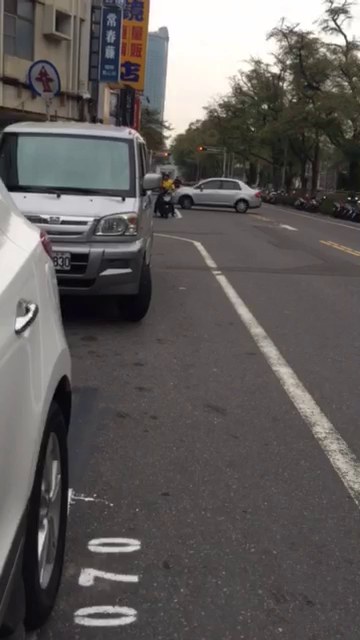
//> input picture frame 31 of Moto_detection/motofilm3.mp4, 360 x 640 px
$ ./Source   (built with g++ and OpenCV 4)
//> lines starting //> are read from the running program, lines starting //| are printed output that depends on the picture; after the words box and inside, x2 and y2 are one past the last pixel; in counts of white or black regions, pixels touching at a corner belong together
### Moto_detection/moto_Detection.h
#include "opencv2/objdetect/objdetect.hpp"
#include "opencv2/highgui/highgui.hpp"
#include "opencv2/imgproc/imgproc.hpp"
#include "opencv2/video/tracking.hpp"
#include "opencv2/opencv.hpp"
#include "opencv2/video/tracking.hpp"
#include <cctype>
#include <iostream>
#include <iterator>
#include <stdio.h>

using namespace std;
using namespace cv;

#define NUM_FRAME 20
#define EXPAND_COEFFICIENT 2 //Expand_coefficient>1

void haarDetector(Mat& img, CascadeClassifier& cascade, vector<Point2f>& prePoints, vector<Point2f>& centerPoints);

void findMotorcycle(VideoCapture& cam, vector<Point2f>& prePoints, vector<Point2f>& centerPoints, Rect& rect, Mat& firstGray, int num_Frame);

### Moto_detection/moto_Detection.cpp
#include "moto_Detection.h"

void haarDetector(Mat& img, CascadeClassifier& cascade, vector<Point2f>& prePoints, vector<Point2f>& centerPoints)
{
	//Clear previous tracking points
	prePoints.clear();
	centerPoints.clear();

	vector<Rect> faces;
	equalizeHist(img, img);

	//Classifier detecting
	cascade.detectMultiScale(img, faces,
		1.1, 2, 0
		// |CV_HAAR_FIND_BIGGEST_OBJECT
		// |CV_HAAR_DO_ROUGH_SEARCH
		| CV_HAAR_SCALE_IMAGE
		,
		Size(30, 30));

	//Save tracking points
	for (vector<Rect>::const_iterator r = faces.begin(); r != faces.end(); r++)
	{
		Mat smallImgROI;
		smallImgROI = img(*r);
		prePoints.push_back(Point(cvRound(r->x+r->width*0.4), cvRound(r->y+r->height*0.4)));
		prePoints.push_back(Point(cvRound(r->x + r->width*0.5), cvRound(r->y+r->height*0.4)));
		prePoints.push_back(Point(cvRound(r->x + r->width*0.4), cvRound(r->y + r->height*0.5)));
		prePoints.push_back(Point(cvRound(r->x + r->width*0.5), cvRound(r->y + r->height*0.6)));
		prePoints.push_back(Point(cvRound(r->x + r->width*0.6), cvRound(r->y + r->height*0.5)));
		prePoints.push_back(Point(cvRound(r->x + r->width*0.6), cvRound(r->y + r->height*0.4)));
		prePoints.push_back(Point(cvRound(r->x + r->width*0.4), cvRound(r->y + r->height*0.6)));
		prePoints.push_back(Point(cvRound(r->x + r->width*0.6), cvRound(r->y + r->height*0.6)));
		centerPoints.push_back(Point(cvRound(r->x + r->width*0.5), cvRound(r->y + r->height*0.5)));
	}
}

void findMotorcycle(VideoCapture& cam, vector<Point2f>& prePoints, vector<Point2f>& centerPoints, Rect& rect,Mat& firstGray,int num_Frame)
{
	Mat source,frame,preGrayFrame,nextGrayFrame;
	Size winSize(15, 15);
	TermCriteria termcrit(CV_TERMCRIT_ITER | CV_TERMCRIT_EPS, 30, 0.03);
	vector<uchar> status;
	vector<float> err;
	vector<Point2f> firstPoints,nextPoints,Points;
	vector<double> vSum_nextDistance,vSum_iniDistance;
	double sum_nextDistance = 0, sum_iniDistance=0;
	size_t m = 0,n=0,q=0,k=0;
	firstGray.copyTo(preGrayFrame);
	while (n != prePoints.size())
	{
		Points.push_back(prePoints[n]);
		n++;
	}
	cout << "new trackpoints" << endl;
	q = k=0;

	for (int i = 0; i < NUM_FRAME; i++)
	{
		nextPoints.clear();
		cam >> source;//read next frame
		source(rect).copyTo(frame);
		cvtColor(frame, nextGrayFrame, CV_BGR2GRAY);//convert to grayimage
		m = 0;
		calcOpticalFlowPyrLK(preGrayFrame, nextGrayFrame, Points, nextPoints, status, err, winSize,
			3, termcrit, 0, 0.001);
		//Draw first points
		if (i==0)
		{
			n = 0;
			while (n != nextPoints.size())
			{
				firstPoints.push_back(nextPoints[n]);
				n++;
			}
		}
		m = 0;
		while (m != firstPoints.size())
		{
			circle(frame, firstPoints[m], 3, Scalar(255, 0, 0), -1, 8);
			m++;
		}
		//Draw tracking points
		m = 0;
		while (m != nextPoints.size())
		{
			circle(frame, nextPoints[m], 3, Scalar(0, 255, 0), -1, 8);
			m++;
		}

		//compute sumation of distance
		q = k=0;
		while (q != nextPoints.size())
		{
			sum_nextDistance += norm(nextPoints[q] - centerPoints[k]);
			q++;
			if (q>0)
			{
				if (q % 8 == 0)
				{
					if (i <= 0)
					{
						vSum_iniDistance.push_back(sum_nextDistance);
					}
					else
					if (sum_nextDistance > vSum_iniDistance[k] * EXPAND_COEFFICIENT)
						cout << "alarm" << endl;
					sum_nextDistance = 0;
					k++;
				}
			}
		}
		imshow("result", frame);
		if (i == 0)
			imwrite("original.png", frame);
		if (i == 8)
			imwrite("oneFrame.png", frame);

		//copy nextTracking points and nextGrayFrame to previous ones
		memcpy(&Points[0], &nextPoints[0], nextPoints.size()*sizeof(Point2f));
		nextGrayFrame.copyTo(preGrayFrame);
		if (waitKey(30) >= 0) break;
	}
}

### Moto_detection/Source.cpp
#include "moto_Detection.h"

string cascadeName = "wheel_haartraining.xml";

int main(int argc, char** argv)
{
	double t;
	Mat source, frame, grayFrame;
	namedWindow("result", 1);
	vector<Point2f> prePoints, nextPoints, centerPoints;

	//Load casecade classifier
	CascadeClassifier cascade;
	if (!cascade.load(cascadeName))
	{
		cerr << "ERROR: Could not load classifier cascade" << endl;
		return -1;
	}

	//VideoCapture cap(0); // open the default camera
	VideoCapture cap("motofilm3.mp4");
	if (!cap.isOpened()) // check if we succeeded
		return -1;

	cout << "In capture ..." << endl;
	for (;;)
	{
		//cap >> source;
		cap.read(source);
//> source is the input picture: 640 rows x 360 cols, CV_8UC3; mean B, G, R 91.1, 92.5, 96.3
		//Setting frame size
		int r_height = source.rows;
//> r_height = 640
		int r_width = source.cols / 3;
//> r_width = 120
		Rect rect(r_width, 0, r_width, r_height);
//> rect = Rect(120, 0, 120, 640)

		t = (double)cvGetTickCount();//Compute time consumption
		source(rect).copyTo(frame);
		cvtColor(frame, grayFrame, CV_BGR2GRAY);//convert to grayimage
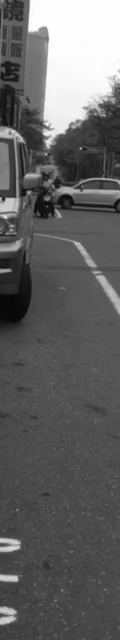
//> grayFrame: 640 rows x 120 cols, CV_8UC1; min 0, max 255, mean 98.5

		haarDetector(grayFrame, cascade, prePoints, centerPoints);
//> in haarDetector, `equalizeHist(img, img);`:
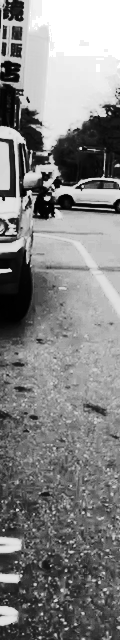
//> img: 640 rows x 120 cols, CV_8UC1; min 0, max 255, mean 130.2
//> in haarDetector, `cascade.detectMultiScale(img, faces, 1.1, 2, 0   | CV_HAAR_SCALE_IMAGE..`: faces = 2 Rects (x, y, width, height): [1, 90, 56, 56], [17, 174, 61, 61]
//> the loop in haarDetector, `for (vector<Rect>::const_iterator r = faces.begin(); r != faces.end();..` made 2 passes
//> pass 1, in haarDetector, `smallImgROI = img(*r);`:
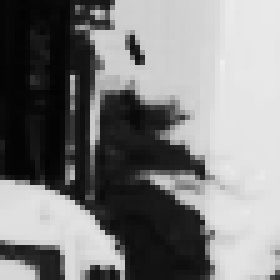
//> smallImgROI: 56 rows x 56 cols, CV_8UC1 (shown 5 times larger); min 3, max 238, mean 126.3
//> pass 2, in haarDetector, `smallImgROI = img(*r);`:
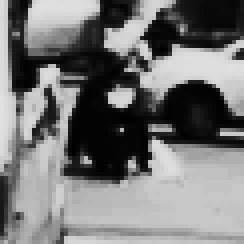
//> smallImgROI: 61 rows x 61 cols, CV_8UC1 (shown 4 times larger); min 0, max 224, mean 118.4
//> prePoints = 16 Points (x, y), first 12: [23, 112], [29, 112], [23, 118], [29, 124], [35, 118], [35, 112], [23, 124], [35, 124], [41, 198], [48, 198], [41, 204], [48, 211]; centerPoints = 2 Points (x, y): [29, 118], [48, 204]
		if (prePoints.size() > 0)
			findMotorcycle(cap, prePoints, centerPoints, rect, grayFrame, NUM_FRAME);
//> the loop in findMotorcycle, `while (n != prePoints.size())` made 16 passes
//> after the loop in findMotorcycle, `while (n != prePoints.size())`: n = 16
//> in findMotorcycle, `calcOpticalFlowPyrLK(preGrayFrame, nextGrayFrame, Points, nextPoints, ..`: nextPoints = 16 Points (x, y), first 12: [29.04, 98], [32.32, 103.4], [23.24, 117.3], [34.67, 127.1], [39.04, 120.6], [39.86, 108.9], [23.16, 124.2], [39.31, 126.7], [41.18, 198.2], [48.5, 198.3], [41.36, 203.8], [48.93, 212]; status = [1, 1, 1, 1, 1, 1, 1, 1, 1, 1, 1, 1, 1, 1, 1, 1]; err = [73, 68.53, 34.3, 39.05, 43.31, 51.22, 29.59, 42.44, 33.76, 40.8, 29.31, 34.04, 34.46, 45.92, 21.26, 83.11]
//> the loop in findMotorcycle, `while (n != nextPoints.size())` made 16 passes
//> after the loop in findMotorcycle, `while (n != nextPoints.size())`: n = 16
//> the loop in findMotorcycle, `while (m != firstPoints.size())` made 16 passes
//> after the loop in findMotorcycle, `while (m != firstPoints.size())`:
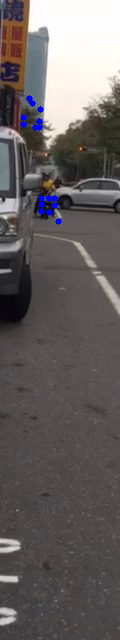
//> frame: 640 rows x 120 cols, CV_8UC3; mean B, G, R 96.9, 97.1, 102.2
//> the loop in findMotorcycle, `while (m != nextPoints.size())` made 16 passes
//> after the loop in findMotorcycle, `while (m != nextPoints.size())`:
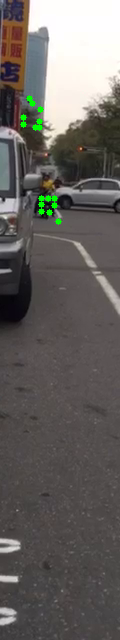
//> frame: 640 rows x 120 cols, CV_8UC3; 0.59% of pixels changed, all inside (x1, y1, x2, y2) = (20, 95, 62, 225)
//> the loop in findMotorcycle, `while (q != nextPoints.size())` made 16 passes
//> k on passes 8, 16: 1, 2
//> after the loop in findMotorcycle, `while (q != nextPoints.size())`: sum_nextDistance = 0; q = 16; k = 2
//> in findMotorcycle, `memcpy(&Points[0], &nextPoints[0], nextPoints.size()*sizeof(Point2f));`: Points has the same summary as nextPoints
//> after the loop in findMotorcycle, `for (int i = 0; i < NUM_FRAME; i++)`:
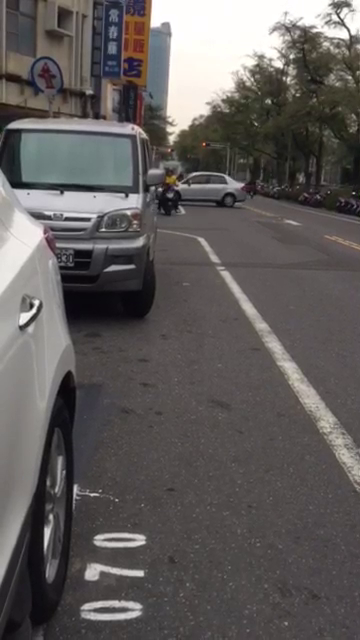
//> source: 640 rows x 360 cols, CV_8UC3; mean B, G, R 91.3, 92.5, 96.5
		else
		{
			imshow("result", frame);
			if (waitKey(30) >= 0) break;
		}
		t = (double)cvGetTickCount() - t;
		cout << "Time consume " << t / ((double)cvGetTickFrequency()*1000.) << "ms" << endl;
	}
	return 0;
}

$ run again, starting later in the video
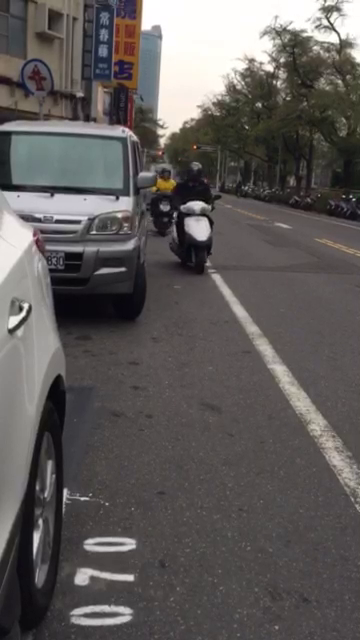
//> input picture frame 143 of Moto_detection/motofilm3.mp4, 360 x 640 px
//> source is the input picture: 640 rows x 360 cols, CV_8UC3; mean B, G, R 90, 91.3, 95.2
//> faces = 3 Rects (x, y, width, height): [69, 181, 50, 50], [5, 172, 67, 67], [40, 221, 69, 69]
//> the loop in haarDetector, `for (vector<Rect>::const_iterator r = faces.begin(); r != faces.end();..` made 3 passes
//> prePoints = 24 Points (x, y), first 12: [89, 201], [94, 201], [89, 206], [94, 211], [99, 206], [99, 201], [89, 211], [99, 211], [32, 199], [38, 199], [32, 206], [38, 212]; centerPoints = 3 Points (x, y): [94, 206], [38, 206], [74, 256]
//> the loop in findMotorcycle, `while (n != prePoints.size())` made 24 passes
//> after the loop in findMotorcycle, `while (n != prePoints.size())`: n = 24
//> nextPoints = 24 Points (x, y), first 12: [90.61, 201.6], [96.12, 201.6], [90.9, 206.7], [102, 219.3], [127.1, 225.2], [127.2, 249.5], [90.96, 211.8], [127, 244.6], [31.62, 199.3], [38.68, 200.8], [31.31, 206.6], [38.73, 212]; status = 24 values, max 1 at index 0, min 0 at index 4, mean 0.875; err = 24 values, max 95.84 at index 3, min 0 at index 4, mean 35.34
//> the loop in findMotorcycle, `while (n != nextPoints.size())` made 24 passes
//> after the loop in findMotorcycle, `while (n != nextPoints.size())`: n = 24
//> the loop in findMotorcycle, `while (m != firstPoints.size())` made 24 passes
//> the loop in findMotorcycle, `while (m != nextPoints.size())` made 24 passes
//> after the loop in findMotorcycle, `while (m != nextPoints.size())`:
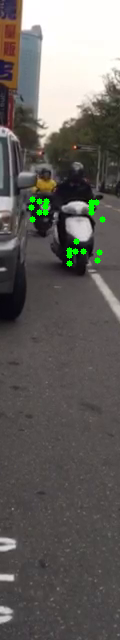
//> frame: 640 rows x 120 cols, CV_8UC3; mean B, G, R 94.1, 97.7, 101
//> the loop in findMotorcycle, `while (q != nextPoints.size())` made 24 passes
//> after the loop in findMotorcycle, `while (q != nextPoints.size())`: sum_nextDistance = 0; q = 24; k = 3
//> Points has the same summary as nextPoints
//> after the loop in findMotorcycle, `for (int i = 0; i < NUM_FRAME; i++)`:
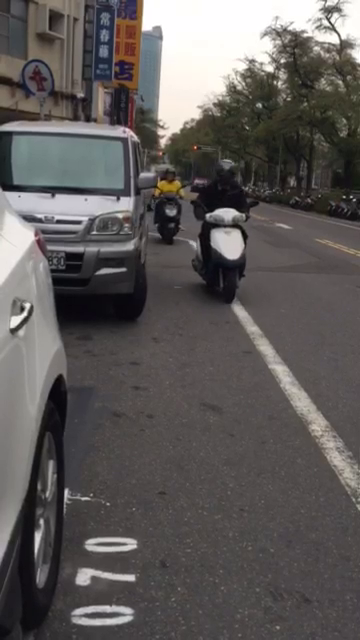
//> source: 640 rows x 360 cols, CV_8UC3; mean B, G, R 89.7, 91, 94.8

$ run again, starting later in the video
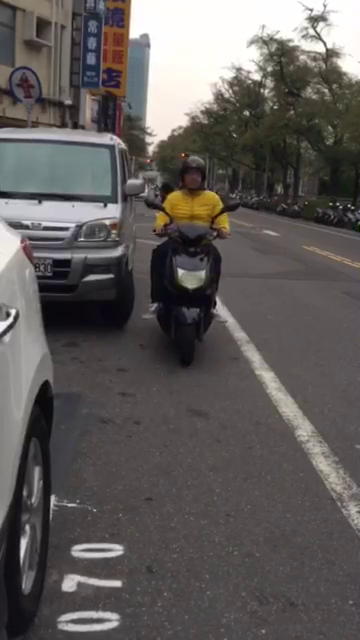
//> input picture frame 254 of Moto_detection/motofilm3.mp4, 360 x 640 px
//> source is the input picture: 640 rows x 360 cols, CV_8UC3; mean B, G, R 90.2, 92, 96.1
//> faces = 2 Rects (x, y, width, height): [30, 301, 68, 68], [5, 130, 104, 104]
//> the loop in haarDetector, `for (vector<Rect>::const_iterator r = faces.begin(); r != faces.end();..` made 2 passes
//> prePoints = 16 Points (x, y), first 12: [57, 328], [64, 328], [57, 335], [64, 342], [71, 335], [71, 328], [57, 342], [71, 342], [47, 172], [57, 172], [47, 182], [57, 192]; centerPoints = 2 Points (x, y): [64, 335], [57, 182]
//> the loop in findMotorcycle, `while (n != prePoints.size())` made 16 passes
//> after the loop in findMotorcycle, `while (n != prePoints.size())`: n = 16
//> nextPoints = 16 Points (x, y), first 12: [56.56, 330.1], [62.91, 331.4], [57.53, 338.4], [62.67, 340.3], [71.3, 336.8], [71.51, 331.4], [56.22, 341.7], [68.43, 342.9], [43.56, 172.3], [57.6, 173.8], [31.38, 196.3], [54.14, 194.6]; status = [1, 1, 0, 0, 1, 1, 0, 1, 1, 1, 1, 1, 1, 1, 1, 1]; err = [6.03, 5.27, 0, 0, 6.28, 5.88, 0, 5.63, 25.08, 8.69, 50.43, 52.98, 10.38, 12.39, 28.62, 44.12]
//> the loop in findMotorcycle, `while (n != nextPoints.size())` made 16 passes
//> after the loop in findMotorcycle, `while (n != nextPoints.size())`: n = 16
//> the loop in findMotorcycle, `while (m != firstPoints.size())` made 16 passes
//> the loop in findMotorcycle, `while (m != nextPoints.size())` made 16 passes
//> after the loop in findMotorcycle, `while (m != nextPoints.size())`:
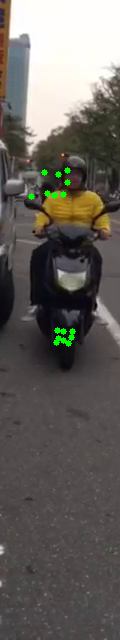
//> frame: 640 rows x 120 cols, CV_8UC3; mean B, G, R 92.7, 97.7, 101.6
//> the loop in findMotorcycle, `while (q != nextPoints.size())` made 16 passes
//> k on passes 8, 16: 1, 2
//> after the loop in findMotorcycle, `while (q != nextPoints.size())`: sum_nextDistance = 0; q = 16; k = 2
//> Points has the same summary as nextPoints
//> after the loop in findMotorcycle, `for (int i = 0; i < NUM_FRAME; i++)`:
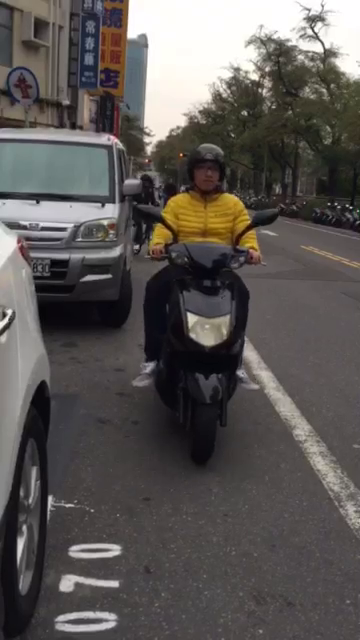
//> source: 640 rows x 360 cols, CV_8UC3; mean B, G, R 85.3, 87.7, 91.9
